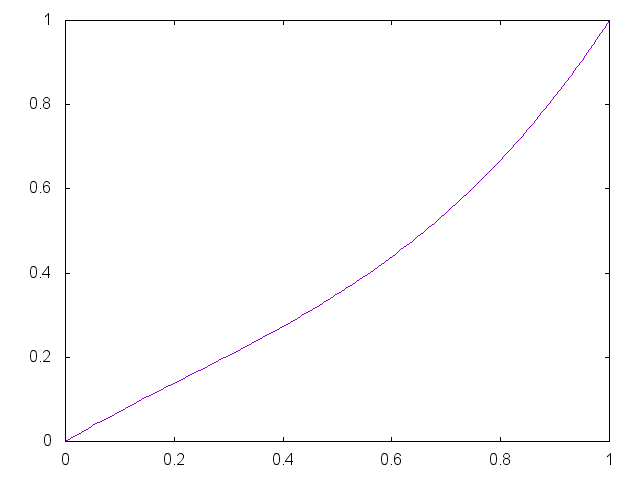

Generate this figure with gnuplot:


set term png

set output "generate/static/generate/bezier-0.25-0.35.png"
plot '-' smooth bezier notitle
0 0
0.33 0.25
0.67 0.35 
1 1
e

reset;
